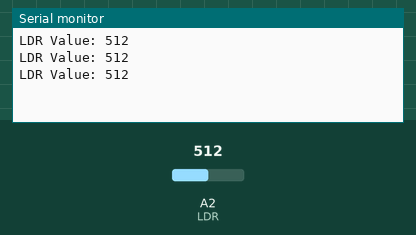
Bench run of a sketch on a simulated Arduino Uno, built with avr-gcc and run on an emulated ATmega328P. Shown: the last lines printed to the serial monitor. Inputs (shaded band) come from the test bench; at power-on: A2 (LDR) = 512.

Above: at 1.3 s.
1.4 s: A2 (LDR) set to 716
At 1.9 s:
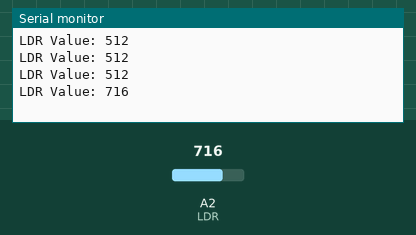
2.9 s: A2 (LDR) set to 900
At 3.4 s:
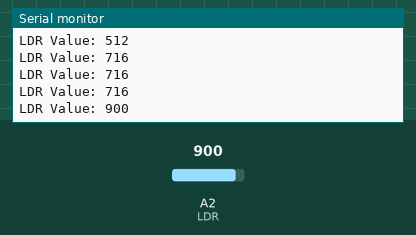
Timing chart, 0 to 5.9 s (numbered marks = the images above; inputs shaded):
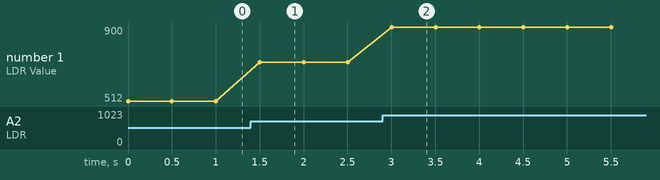

Measured:
- after the input at 1.4 s, the serial monitor: prints a new line after 0.10 s (image 1)
- after the input at 2.9 s, the serial monitor: prints a new line after 0.10 s (image 2)
- plotted number 1: 512 → 716 after the input at 1.4 s, 716 → 900 after the input at 2.9 s

The sketch:

LDR_Light_Intensity.ino
```cpp
int LDR = A2;
int LDRValue;

void setup() {
 Serial.begin(9600);
  pinMode(LDR, INPUT_PULLUP);

}

void loop() {
  LDRValue = analogRead(LDR);

Serial.print("LDR Value: ");
Serial.print(LDRValue);
Serial.print('\n');

delay(500);

}
```
